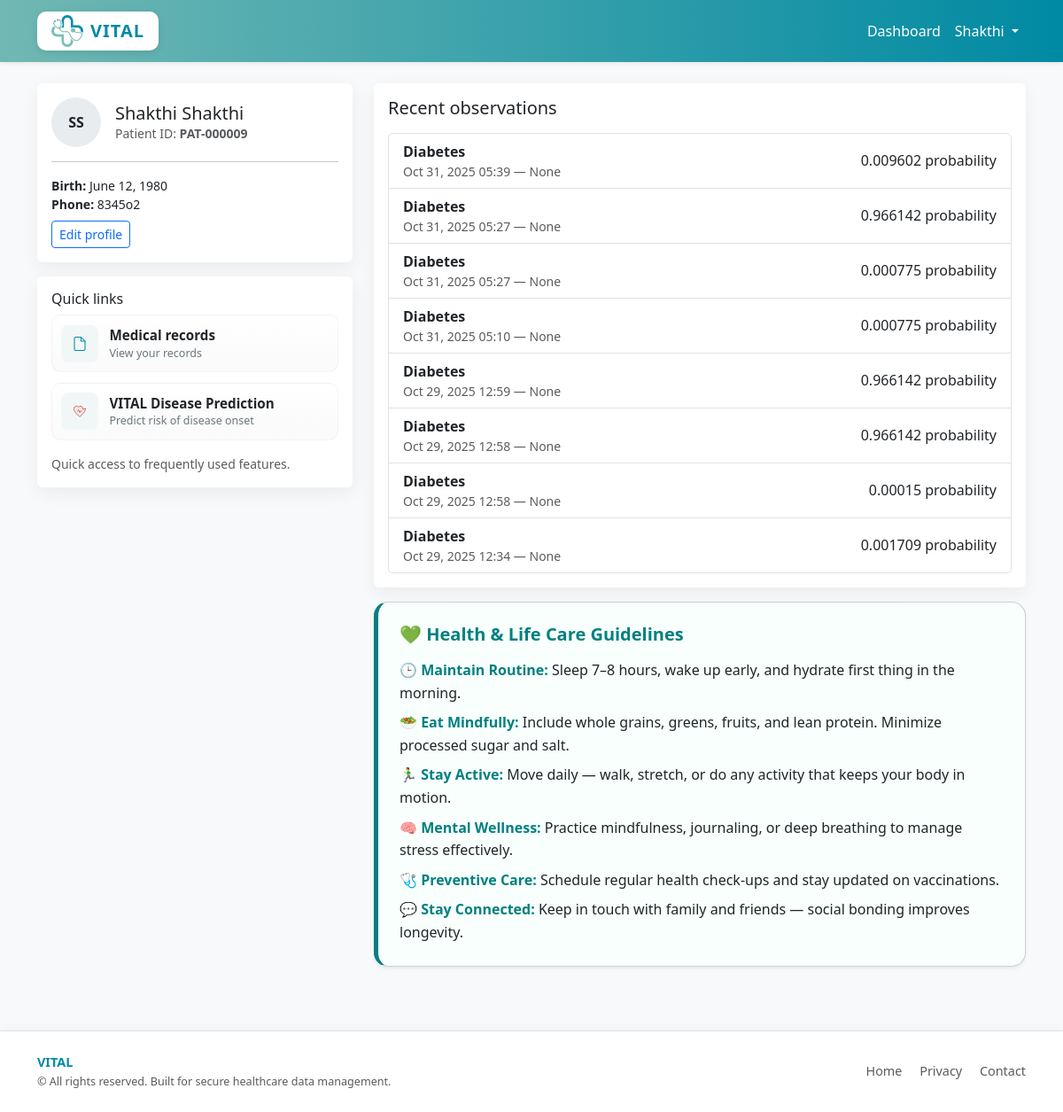
The app's page /patient/dashboard/ (signed in), older data.
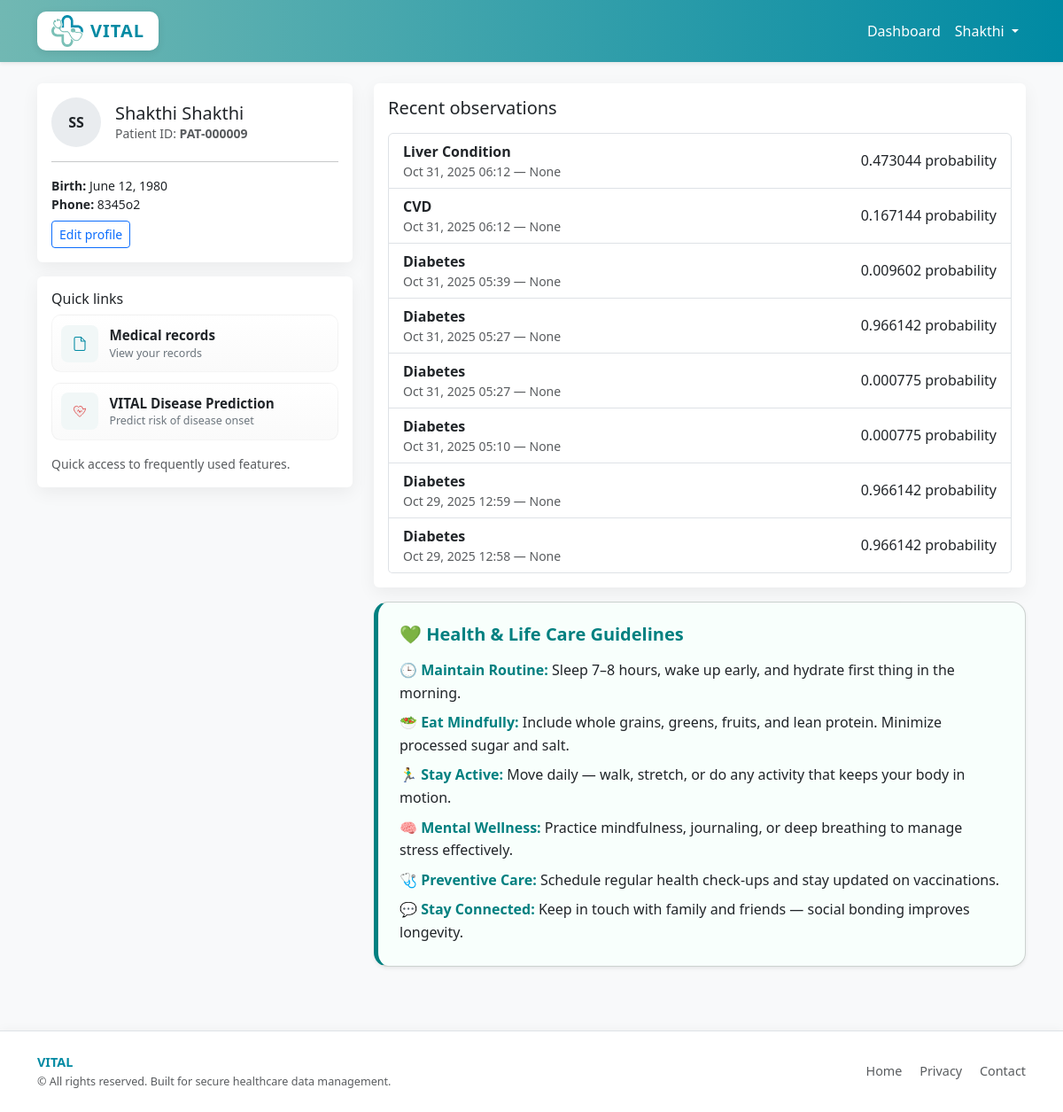
The same page, newer data.
### ehr/models.py (models this page shows, shortened)
class Observation(models.Model):
    id = models.UUIDField(primary_key=True, default=uuid.uuid4, editable=False)
    patient = models.ForeignKey(Patient, related_name="observations", on_delete=models.CASCADE, null=True, blank=True)
    deidentified_patient_hash = models.CharField(max_length=128, null=True, blank=True)
    code = models.CharField(max_length=200)
    value = models.CharField(max_length=200)
    unit = models.CharField(max_length=50, null=True, blank=True)
    effective_date = models.DateTimeField()
    performer = models.ForeignKey(Practitioner, null=True, blank=True, on_delete=models.SET_NULL)
    remarks = models.TextField(null=True, blank=True, help_text="Doctor's free-text remarks / clinical notes")
    disease_key = models.CharField(max_length=128, null=True, blank=True)
    risk_score = models.FloatField(null=True, blank=True)
    features = models.JSONField(null=True, blank=True)  # stores the submitted features
    deidentified_patient_hash = models.CharField(max_length=128, null=True, blank=True)
    alert = models.BooleanField(default=False)
    class Meta:
        ordering = ["-effective_date"]

### ehr/views.py (the view)
# urls.py: path("patient/dashboard/", views.DashboardView.as_view(), name="dashboard"),
@method_decorator(login_required, name="dispatch")
class DashboardView(View):
    def get(self, request):
        patient = getattr(request.user, "patient", None)
        if not patient:
            return render(request, "patient/dashboard.html", {"error": "No patient profile linked to your account."})
        recent_obs = Observation.objects.filter(patient=patient).order_by("-effective_date")[:8]
        return render(request, "patient/dashboard.html", {"patient": patient, "recent_obs": recent_obs})

### ehr/context_processors.py (called while the page is built)
def role_flags(request):
    is_practitioner = False
    if request.user.is_authenticated:
        try:
            from .models import Practitioner
            is_practitioner = Practitioner.objects.filter(user=request.user).exists()
        except Exception:
            is_practitioner = False
    return {
        "is_practitioner": is_practitioner
    }

### templates/patient/dashboard.html (shortened to what this page needs)
{% extends "base.html" %}
{% block content %}
<div class="row">
  <div class="col-lg-4">
    <div class="card card-ghost p-3 mb-3">
      <div class="d-flex align-items-center">
        <div class="avatar me-3">{{ patient.given|slice:":1" }}{{ patient.family|slice:":1" }}</div>
        <div>
            <h5 class="mb-0">{{ patient.given }} {{ patient.family }}</h5>
            <div class="text-muted small">Patient ID: <strong>{{ patient.identifier }}</strong></div>
        </div>
        </div>
      <hr />
      <div class="small">
        <div><strong>Birth:</strong> {{ patient.birth_date|default:"-" }}</div>
        <div><strong>Phone:</strong> {{ patient.phone|default:"-" }}</div>
        <div class="mt-2"><a class="btn btn-sm btn-outline-primary" href="{% url 'patient:profile' %}">Edit profile</a></div>
      </div>
    </div>
    <div class="card card-ghost p-3">
      <h6>Quick links</h6>
      <div class="quick-grid">
        <a class="quick-item" href="{% url 'patient:records' %}" aria-label="Medical records">
          <div class="quick-icon">
          </div>
          <div>
            <div class="quick-title">Medical records</div>
            <div class="quick-sub">View your records</div>
          </div>
        </a>
        <a class="quick-item" href="{% url 'patient:patient_entry_self' %}" aria-label="Vital disease onset risk prediction">
          <div class="quick-icon">
          </div>
          <div>
            <div class="quick-title">VITAL Disease Prediction</div>
            <div class="quick-sub">Predict risk of disease onset</div>
          </div>
        </a>
      </div>
      <div class="mt-3 small text-muted">Quick access to frequently used features.</div>
    </div>
  </div>
  <div class="col-lg-8">
    <div class="card card-ghost p-3 mb-3">
      <h5 class="mb-3">Recent observations</h5>
      {% if recent_obs %}
        <div class="list-group">
          {% for r in recent_obs %}
            <a class="list-group-item list-group-item-action d-flex justify-content-between align-items-center" href="{% url 'patient:record_detail' r.id %}">
              <div>
                <div class="fw-bold">{{ r.code }}</div>
                <div class="small text-muted">{{ r.effective_date|date:"M d, Y H:i" }} — {{ r.performer }}</div>
              </div>
              <div class="text-end">
                <div class="h6 mb-0">{{ r.value }} {% if r.unit %}{{ r.unit }}{% endif %}</div>
              </div>
            </a>
          {% endfor %}
        </div>
      {% else %}
        <div class="text-muted small">No recent observations.</div>
      {% endif %}
    </div>
    <div class="card card-health p-4 shadow-sm rounded-4">
  <h5 class="text-teal mb-3">💚 Health & Life Care Guidelines</h5>
  <ul class="list-unstyled mb-0">
    <li class="mb-2"><strong>🕒 Maintain Routine:</strong> Sleep 7–8 hours, wake up early, and hydrate first thing in the morning.</li>
    <li class="mb-2"><strong>🥗 Eat Mindfully:</strong> Include whole grains, greens, fruits, and lean protein. Minimize processed sugar and salt.</li>
    <li class="mb-2"><strong>🏃‍♂️ Stay Active:</strong> Move daily — walk, stretch, or do any activity that keeps your body in motion.</li>
    <li class="mb-2"><strong>🧠 Mental Wellness:</strong> Practice mindfulness, journaling, or deep breathing to manage stress effectively.</li>
    <li class="mb-2"><strong>🩺 Preventive Care:</strong> Schedule regular health check-ups and stay updated on vaccinations.</li>
    <li class="mb-0"><strong>💬 Stay Connected:</strong> Keep in touch with family and friends — social bonding improves longevity.</li>
  </ul>
</div>
  </div>
</div>
{% endblock %}

Row changes from the older to the newer data that the page shows:
no longer on this page (row unchanged): Observation: code "Diabetes", effective_date "Oct 29, 2025 12:58", performer "None", value "0.00015", unit "probability"
no longer on this page (row unchanged): Observation: code "Diabetes", effective_date "Oct 29, 2025 12:34", performer "None", value "0.001709", unit "probability"
added Observation: code "Liver Condition", effective_date "Oct 31, 2025 06:12", performer "None", value "0.473044", unit "probability"
added Observation: code "CVD", effective_date "Oct 31, 2025 06:12", performer "None", value "0.167144", unit "probability"
